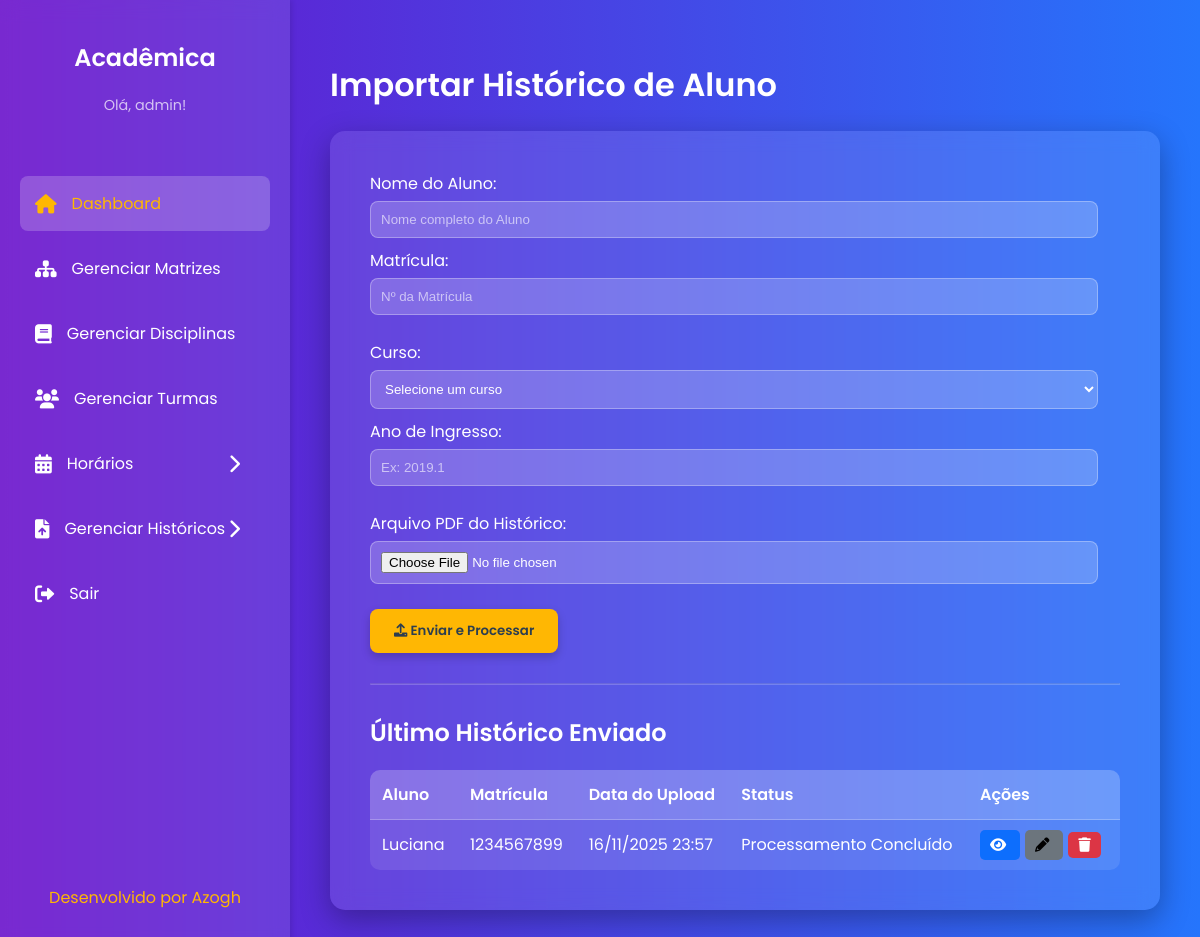
The page /historicos/ (signed in) on the database as committed earlier.
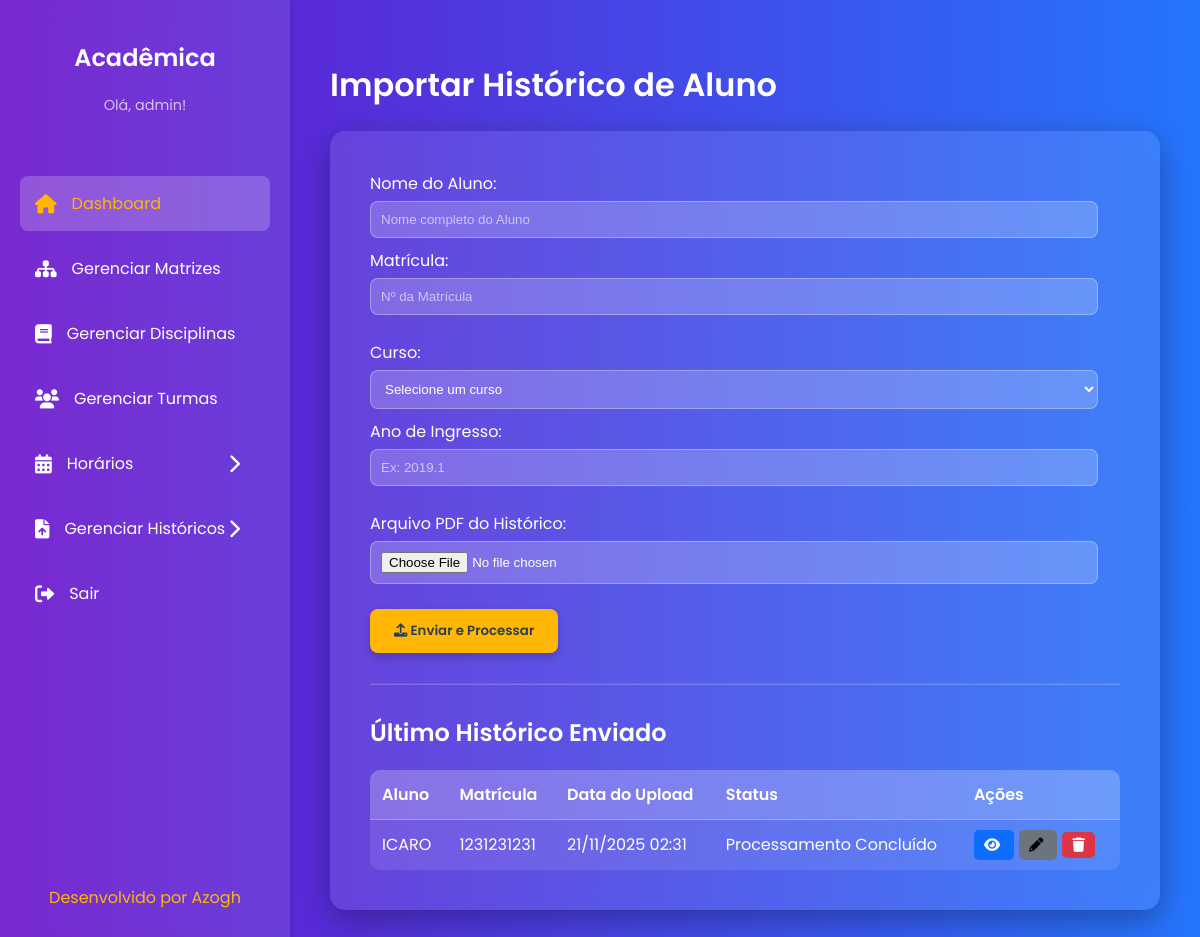
The same page on the database as committed later.
### upload/models.py (models this page shows, shortened)
class Historico(models.Model):
    STATUS_CHOICES = [
        ('PENDENTE', 'Processamento Pendente'),
        ('CONCLUIDO', 'Processamento Concluído'),
        ('ERRO', 'Erro no Processamento'),
    ]
    aluno = models.ForeignKey(
        Aluno,
        on_delete=models.CASCADE,
        verbose_name="Aluno",
        related_name='historicos' # Permite consultar facilmente historicos do aluno
    )
    usuario = models.ForeignKey(
        Usuario,
        on_delete=models.SET_NULL, # Mantém o histórico mesmo que o coordenador seja excluído
        null=True,
        verbose_name="Coordenador Responsável"
    )
    data_upload = models.DateTimeField(
        auto_now_add=True,
        verbose_name="Data de Upload"
    )
    status = models.CharField(
        max_length=20,
        choices=STATUS_CHOICES,
        default='PENDENTE',
        verbose_name="Status de Processamento"
    )
    arquivo_original = models.FileField(
        upload_to='historicos/',
        null=True,
        blank=True,
        verbose_name="Arquivo PDF Original"
    )
    class Meta:
        db_table = 'HISTORICO'
        verbose_name = "Histórico Escolar"
        verbose_name_plural = "Históricos Escolares"

class Aluno(models.Model):
    nome = models.CharField(max_length=100)
    matricula = models.CharField(max_length=10, unique=True)
    curso = models.CharField(max_length=100, verbose_name="Curso de Ingresso")
    ano_ingresso = models.CharField(max_length=6, verbose_name="Ano de Ingresso")
    class Meta:
        db_table = 'ALUNO'
        verbose_name = "Aluno"
        verbose_name_plural = "Alunos"

### upload/views.py (the view)
# urls.py: path('historicos/', views.importar_historico, name='importar_historico'),
@login_required
def importar_historico(request):
    ultimo_historico = Historico.objects.select_related('aluno').order_by('-data_upload').first()
    return render(request, 'upload/importar_historico.html', {
        'ultimo_historico': ultimo_historico, # Passamos apenas o último
        'form': HistoricoUploadForm(),
    })

### upload/forms.py (shortened to what this page needs)
class HistoricoUploadForm(forms.Form):
    nome = forms.CharField(
        max_length=100,
        widget=forms.TextInput(attrs={'placeholder': 'Nome completo do Aluno', 'class': 'form-control'})
    )
    matricula = forms.CharField(
        max_length=10,
        widget=forms.TextInput(attrs={'placeholder': 'Nº da Matrícula', 'class': 'form-control'})
    )
    curso = forms.ChoiceField(
        choices=CURSO_CHOICES, # Usa a lista estática que definimos acima
        widget=forms.Select(attrs={'class': 'form-control'})
    )
    ano_ingresso = forms.CharField(
        max_length=6,
        widget=forms.TextInput(attrs={'placeholder': 'Ex: 2019.1', 'class': 'form-control'})
    )
    pdf_file = forms.FileField(
        label="Arquivo PDF do Histórico",
        widget=forms.FileInput(attrs={'class': 'form-control'})
    )

### upload/templates/upload/importar_historico.html (shortened to what this page needs)
{% extends 'core/base.html' %}
{% load static %}{% block title %}Importar Histórico{% endblock %}
{% block page_title %}Importar Histórico de Aluno{% endblock %}
{% block content %}
<form id="uploadForm" class="form-container" method="post" enctype="multipart/form-data"
      data-url="{% url 'upload:importar_historico_action' %}">
    <div class="form-row">
        <div class="form-group">
            <label for="{{ form.nome.id_for_label }}">Nome do Aluno:</label>
            {{ form.nome }}
        </div>
        <div class="form-group">
            <label for="{{ form.matricula.id_for_label }}">Matrícula:</label>
            {{ form.matricula }}
        </div>
    </div>
    <div class="form-row">
        <div class="form-group">
            <label for="{{ form.curso.id_for_label }}">Curso:</label>
            {{ form.curso }}
        </div>
        <div class="form-group">
            <label for="{{ form.ano_ingresso.id_for_label }}">Ano de Ingresso:</label>
            {{ form.ano_ingresso }}
        </div>
    </div>
    <div class="form-row">
        <div class="form-group" style="flex-grow: 1;">
            <label for="{{ form.pdf_file.id_for_label }}">Arquivo PDF do Histórico:</label>
            {{ form.pdf_file }}
        </div>
    </div>
    <div class="button-group">
        <button type="submit" class="cta-button">
            <i class="fas fa-upload"></i> Enviar e Processar
        </button>
    </div>
</form>
<hr style="margin: 30px 0; border-color: rgba(255, 255, 255, 0.2);">
<h2 style="text-align: left; font-size: 1.5em; margin-bottom: 20px;">Último Histórico Enviado</h2>
{% if ultimo_historico %}
    <table>
        <thead>
            <tr>
                <th>Aluno</th>
                <th>Matrícula</th>
                <th>Data do Upload</th>
                <th>Status</th>
                <th>Ações</th>
            </tr>
        </thead>
        <tbody>
            <tr>
                <td>{{ ultimo_historico.aluno.nome }}</td>
                <td>{{ ultimo_historico.aluno.matricula }}</td>
                <td>{{ ultimo_historico.data_upload|date:"d/m/Y H:i" }}</td>
                <td>
                    <span class="status-badge
                        {% if ultimo_historico.status == 'CONCLUIDO' %}status-concluido
                        {% elif ultimo_historico.status == 'PENDENTE' %}status-pendente
                        {% else %}status-erro
                        {% endif %}">
                        {{ ultimo_historico.get_status_display }}
                    </span>
                </td>
                <td class="action-buttons">
                    <a href="{% url 'upload:consultar_historico_detalhe' pk=ultimo_historico.pk %}" class="btn-view" title="Visualizar">
                        <i class="fas fa-eye"></i>
                    </a>
                    <a href="#" class="btn-edit btn-disabled" title="Editar (Em breve)">
                        <i class="fas fa-pencil-alt"></i>
                    </a>
                    <form method="POST" action="{% url 'upload:excluir_historico' pk=ultimo_historico.pk %}" style="display: inline;" onsubmit="return confirm('Tem certeza que deseja excluir este histórico?');">
                        <button type="submit" class="btn-delete" title="Excluir">
                            <i class="fas fa-trash"></i>
                        </button>
                    </form>
                </td>
            </tr>
        </tbody>
    </table>
{% else %}
    <p style="text-align: center; font-size: 1.1em; color: #aaa;">Nenhum histórico foi enviado ainda.</p>
{% endif %}
{% endblock %}

Rows that differ between the two databases and show on the page:
removed Historico: aluno.nome "Luciana", aluno.matricula "1234567899", data_upload "16/11/2025 23:57", status "Processamento Concluído"
added Historico: aluno.nome "ICARO", aluno.matricula "1231231231", data_upload "21/11/2025 02:31", status "Processamento Concluído"
